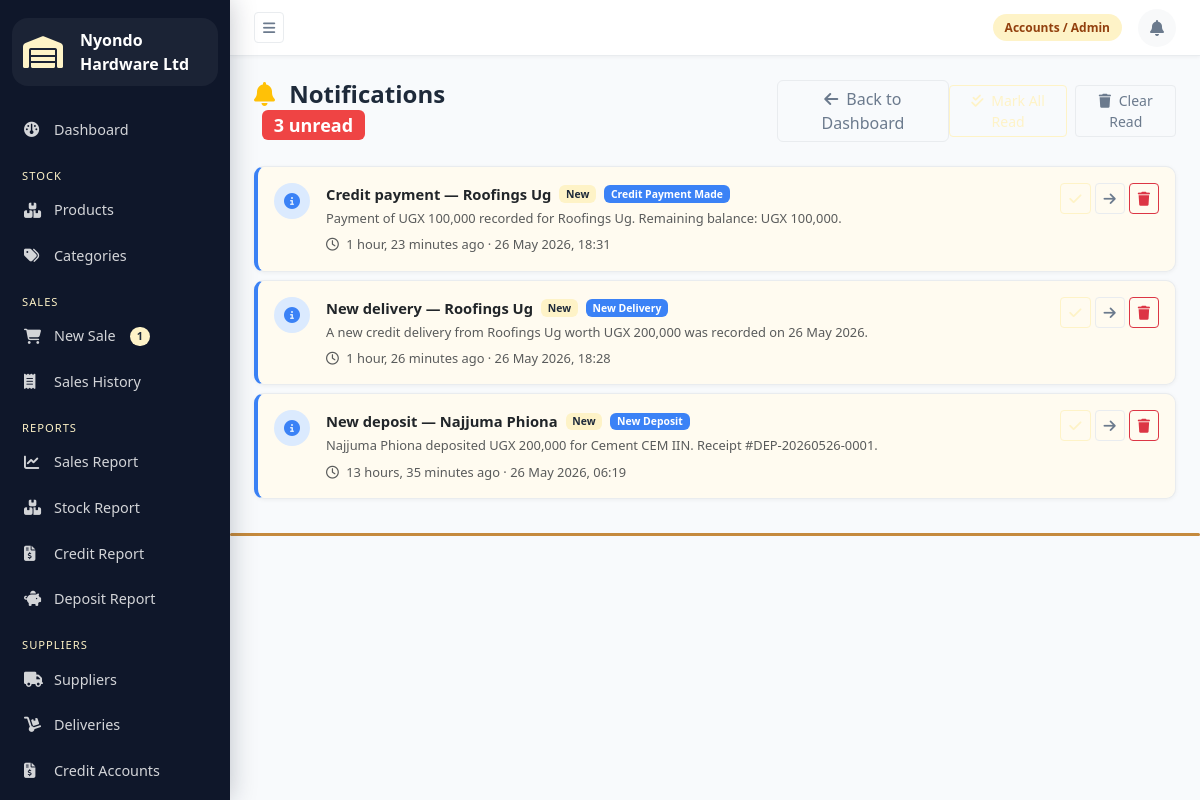
The app's page /notifications/ (signed in) with its own data.
### sales/models.py (models this page shows, shortened)
class Cart(models.Model):
    attendant = models.OneToOneField(User, on_delete=models.CASCADE, related_name='cart')
    customer_name = models.CharField(max_length=200, blank=True)
    customer_phone = models.CharField(max_length=15, blank=True)
    customer_type = models.CharField(
        max_length=15,
        choices=[
            ('wholesaler', 'Wholesaler'),
            ('retailer', 'Retailer'),
            ('individual', 'Individual Buyer'),
        ],
        default='individual'
    )
    delivery_requested = models.BooleanField(default=False)
    within_10km = models.BooleanField(default=False)
    created_at = models.DateTimeField(auto_now_add=True)
    updated_at = models.DateTimeField(auto_now=True)
    @property
    def item_count(self):
        return self.cart_items.count()

### accounts/models.py (models this page shows, shortened)
class UserProfile(models.Model):
    ROLE_CHOICES = [
        ('sales_attendant', 'Sales Attendant'),
        ('store_manager', 'Store Manager'),
        ('admin', 'Accounts / Admin'),
    ]
    user = models.OneToOneField(User, on_delete=models.CASCADE, related_name='profile')
    role = models.CharField(max_length=20, choices=ROLE_CHOICES)
    phone = models.CharField(max_length=15)

### notifications/models.py (models this page shows, shortened)
class Notification(models.Model):
    CATEGORY_CHOICES = [
        ('low_stock', 'Low Stock'),
        ('overdue_credit', 'Overdue Supplier Credit'),
        ('deposit_ready', 'Deposit Ready for Pickup'),
        ('new_sale', 'New Sale'),
        ('new_delivery', 'New Delivery'),
        ('credit_payment', 'Credit Payment Made'),
        ('new_deposit', 'New Deposit'),
    ]
    LEVEL_CHOICES = [
        ('info', 'Info'),
        ('warning', 'Warning'),
        ('danger', 'Danger'),
        ('success', 'Success'),
    ]
    TARGET_ROLE_CHOICES = [
        ('all', 'All Staff'),
        ('admin', 'Accounts / Admin'),
        ('store_manager', 'Store Manager'),
        ('sales_attendant', 'Sales Attendant'),
    ]
    recipient = models.ForeignKey(
        User,
        on_delete=models.CASCADE,
        related_name='notifications',
        null=True,
        blank=True,
        help_text='Leave blank to target by role instead'
    )
    target_role = models.CharField(
        max_length=20,
        choices=TARGET_ROLE_CHOICES,
        default='all',
        help_text='Used when recipient is blank'
    )
    category = models.CharField(max_length=20, choices=CATEGORY_CHOICES)
    level = models.CharField(max_length=10, choices=LEVEL_CHOICES, default='info')
    title = models.CharField(max_length=200)
    message = models.TextField()
    link = models.CharField(max_length=200, blank=True)
    is_read = models.BooleanField(default=False)
    created_at = models.DateTimeField(auto_now_add=True)
    class Meta:
        ordering = ['-created_at']
    @classmethod
    def for_user(cls, user):
        from accounts.models import UserProfile
        try:
            role = user.profile.role
        except UserProfile.DoesNotExist:
            role = None
        return cls.objects.filter(
            models.Q(recipient=user) |
            models.Q(target_role='all') |
            models.Q(target_role=role)
        ).order_by('-created_at')
    @classmethod
    def unread_count(cls, user):
        return cls.for_user(user).filter(is_read=False).count()

### notifications/views.py (the view)
# urls.py: path('', views.notification_list, name='notification_list'),
@login_required
def notification_list(request):
    notifications = Notification.for_user(request.user)
    unread_count = Notification.unread_count(request.user)
    return render(request, 'notifications/notification_list.html', {
        'notifications': notifications,
        'unread_count': unread_count,
    })

### templates/notifications/notification_list.html (shortened to what this page needs)
{% extends 'base.html' %}
{% block content %}
<div class="d-flex justify-content-between align-items-center mb-4">
   <div style="display: inline-flex;">
    <h4 class="fw-bold mb-0">
        <i class="fa-solid fa-bell me-2 text-warning"></i>
        Notifications
        {% if unread_count > 0 %}
        <span class="badge bg-danger ms-2">{{ unread_count }} unread</span>
        {% endif %}
    </h4>
    <a href="{% url 'dashboard' %}" class="btn btn-outline-secondary" style="margin-left: 250px;">
        <i class="fa-solid fa-arrow-left me-2"></i>Back to Dashboard
    </a>
    </div>
    <div class="d-flex gap-2">
        {% if unread_count > 0 %}
        <form method="post" action="{% url 'mark_all_read' %}">
            <button class="btn btn-outline-primary btn-sm">
                <i class="fa-solid fa-check-double me-1"></i> Mark All Read
            </button>
        </form>
        {% endif %}
        <form method="post" action="{% url 'clear_read_notifications' %}">
            <button class="btn btn-outline-secondary btn-sm">
                <i class="fa-solid fa-trash me-1"></i> Clear Read
            </button>
        </form>
    </div>
</div>
{% if notifications %}
<div class="d-flex flex-column gap-2">
    {% for notif in notifications %}
    <div class="card notif-card-{{ notif.level }}
                {% if not notif.is_read %}notif-card-unread{% endif %}">
        <div class="card-body py-3">
            <div class="d-flex justify-content-between align-items-start">
                <div class="d-flex align-items-start gap-3 flex-grow-1">
                    <div class="notif-icon notif-icon-{{ notif.level }}">
                        <i class="fa-solid
                            {% if notif.level == 'danger' %}fa-circle-exclamation
                            {% elif notif.level == 'warning' %}fa-triangle-exclamation
                            {% elif notif.level == 'success' %}fa-circle-check
                            {% else %}fa-circle-info{% endif %}"></i>
                    </div>
                    <div class="flex-grow-1">
                        <div class="d-flex align-items-center gap-2 mb-1">
                            <span class="fw-semibold">{{ notif.title }}</span>
                            {% if not notif.is_read %}
                            <span class="badge bg-warning text-dark"
                                  style="font-size:0.65rem;">New</span>
                            {% endif %}
                            <span class="badge
                                {% if notif.level == 'danger' %}bg-danger
                                {% elif notif.level == 'warning' %}bg-warning text-dark
                                {% elif notif.level == 'success' %}bg-success
                                {% else %}bg-info{% endif %}"
                                  style="font-size:0.65rem;">
                                {{ notif.get_category_display }}
                            </span>
                        </div>
                        <p class="mb-1 text-muted small">{{ notif.message }}</p>
                        <small class="text-muted">
                            <i class="fa-regular fa-clock me-1"></i>
                            {{ notif.created_at|timesince }} ago
                            · {{ notif.created_at|date:"d M Y, H:i" }}
                        </small>
                    </div>
                </div>
                <div class="d-flex gap-1 ms-3 flex-shrink-0">
                    {% if not notif.is_read %}
                    <a href="{% url 'notification_read' notif.pk %}"
                       class="btn btn-sm btn-outline-primary"
                       title="Mark as read">
                        <i class="fa-solid fa-check"></i>
                    </a>
                    {% endif %}
                    {% if notif.link %}
                    <a href="{{ notif.link }}"
                       class="btn btn-sm btn-outline-secondary"
                       title="Go to">
                        <i class="fa-solid fa-arrow-right"></i>
                    </a>
                    {% endif %}
                    <form method="post"
                          action="{% url 'notification_delete' notif.pk %}">
                        <button class="btn btn-sm btn-outline-danger"
                                title="Delete">
                            <i class="fa-solid fa-trash"></i>
                        </button>
                    </form>
                </div>
            </div>
        </div>
    </div>
    {% endfor %}
</div>
{% endif %}
{% endblock %}

### templates/base.html (shortened to what this page needs)
<!DOCTYPE html>
<html lang="en">
<head>
    {% load static %}
    <link href="https://cdn.jsdelivr.net/npm/bootstrap@5.3.0/dist/css/bootstrap.min.css"
          rel="stylesheet">
    <link href="https://cdnjs.cloudflare.com/ajax/libs/font-awesome/6.4.0/css/all.min.css"
          rel="stylesheet">
    <link href="{% static 'css/main.css' %}"
          rel="stylesheet">
</head>
<body>
{% if request.user.is_authenticated %}
<div class="wrapper">
    <nav id="sidebar">
        <div class="sidebar-header">
            <i class="fa-solid fa-warehouse me-2"></i>
            <span>Nyondo Hardware Ltd</span>
    </div>
        <ul class="sidebar-menu">
            <li>
                <a href="{% url 'dashboard' %}"
                   class="{% if request.resolver_match.url_name == 'dashboard' %}active{% endif %}">
                    <i class="fa-solid fa-gauge"></i>
                    Dashboard
                </a>
            </li>
            <li class="menu-label">Stock</li>
            <li>
                <a href="{% url 'product_list' %}"
                   class="{% if 'product' in request.resolver_match.url_name %}active{% endif %}">
                    <i class="fa-solid fa-boxes-stacked"></i>
                    Products
                </a>
            </li>
            <li>
                <a href="{% url 'category_list' %}"
                   class="{% if 'category' in request.resolver_match.url_name %}active{% endif %}">
                    <i class="fa-solid fa-tags"></i>
                    Categories
                </a>
            </li>
            <li class="menu-label">Sales</li>
            <li>
                <a href="{% url 'cart' %}"
                   class="{% if 'cart' in request.resolver_match.url_name %}active{% endif %}">
                    <i class="fa-solid fa-cart-shopping"></i>
                    New Sale
                    {% with cart=request.user.cart %}
                        {% if cart and cart.item_count > 0 %}
                        <span class="badge bg-warning text-dark ms-1">
                            {{ cart.item_count }}
                        </span>
                        {% endif %}
                    {% endwith %}
                </a>
            </li>
            <li>
                <a href="{% url 'sales_list' %}"
                   class="{% if request.resolver_match.url_name == 'sales_list' %}active{% endif %}">
                    <i class="fa-solid fa-receipt"></i>
                    Sales History
                </a>
            </li>
            <li class="menu-label">Reports</li>
            <li>
                <a href="{% url 'sales_report' %}"
                   class="{% if request.resolver_match.url_name == 'sales_report' %}active{% endif %}">
                    <i class="fa-solid fa-chart-line"></i>
                    Sales Report
                </a>
            </li>
            <li>
                <a href="{% url 'stock_report' %}"
                   class="{% if request.resolver_match.url_name == 'stock_report' %}active{% endif %}">
                    <i class="fa-solid fa-boxes-stacked"></i>
                    Stock Report
                </a>
            </li>
            {% if request.user.profile.role == 'admin' %}
            <li>
                <a href="{% url 'credit_report' %}"
                   class="{% if request.resolver_match.url_name == 'credit_report' %}active{% endif %}">
                    <i class="fa-solid fa-file-invoice-dollar"></i>
                    Credit Report
                </a>
            </li>
            {% endif %}
            <li>
                <a href="{% url 'deposit_report' %}"
                   class="{% if request.resolver_match.url_name == 'deposit_report' %}active{% endif %}">
                    <i class="fa-solid fa-piggy-bank"></i>
                    Deposit Report
                </a>
            </li>
            <li class="menu-label">Suppliers</li>
            <li>
                <a href="{% url 'supplier_list' %}"
                   class="{% if 'supplier' in request.resolver_match.url_name %}active{% endif %}">
                    <i class="fa-solid fa-truck"></i>
                    Suppliers
                </a>
            </li>
            <li>
                <a href="{% url 'delivery_list' %}"
                   class="{% if 'delivery' in request.resolver_match.url_name %}active{% endif %}">
                    <i class="fa-solid fa-dolly"></i>
                    Deliveries
                </a>
            </li>
            <li>
                <a href="{% url 'credit_list' %}"
                   class="{% if 'credit' in request.resolver_match.url_name %}active{% endif %}">
                    <i class="fa-solid fa-file-invoice-dollar"></i>
                    Credit Accounts
                </a>
            </li>
        </ul>
    </nav>
    <div id="content">
        <nav class="topbar">
            <button id="sidebarToggle"
                    class="btn btn-sm btn-outline-secondary">
                <i class="fa-solid fa-bars"></i>
            </button>
            <div class="topbar-right">
                <span class="badge-role">
                    {{ request.user.profile.get_role_display }}
                </span>
                <div class="notif-wrapper">
                    <a href="{% url 'notification_list' %}"
                       class="notif-bell {% if notif_unread_count > 0 %}has-unread{% endif %}"
                       title="Notifications">
                        <i class="fa-solid fa-bell"></i>
                    </a>
                </div>
            </div>
        </nav>
        <div class="page-content">
            {% block content %}
            {% endblock %}
        </div>
        <div class="logo-line"></div>
    </div>
</div>
{% endif %}
</body>
</html>

### records on screen
Cart: item_count "1"
Notification: title "Credit payment — Roofings Ug", is_read "New", category "Credit Payment Made", message "Payment of UGX 100,000 recorded for Roofings Ug. Remaining balance: UGX 100,000.", created_at "1 hour, 23 minutes", created_at "26 May 2026, 18:31"
Notification: title "New delivery — Roofings Ug", is_read "New", category "New Delivery", message "A new credit delivery from Roofings Ug worth UGX 200,000 was recorded on 26 May 2026.", created_at "1 hour, 26 minutes", created_at "26 May 2026, 18:28"
Notification: title "New deposit — Najjuma Phiona", is_read "New", category "New Deposit", message "Najjuma Phiona deposited UGX 200,000 for Cement CEM IIN. Receipt #DEP-20260526-0001.", created_at "13 hours, 35 minutes", created_at "26 May 2026, 06:19"

### other values on screen
{{ request.user.profile.get_role_display }} "Accounts / Admin"
{{ unread_count }} "3"
